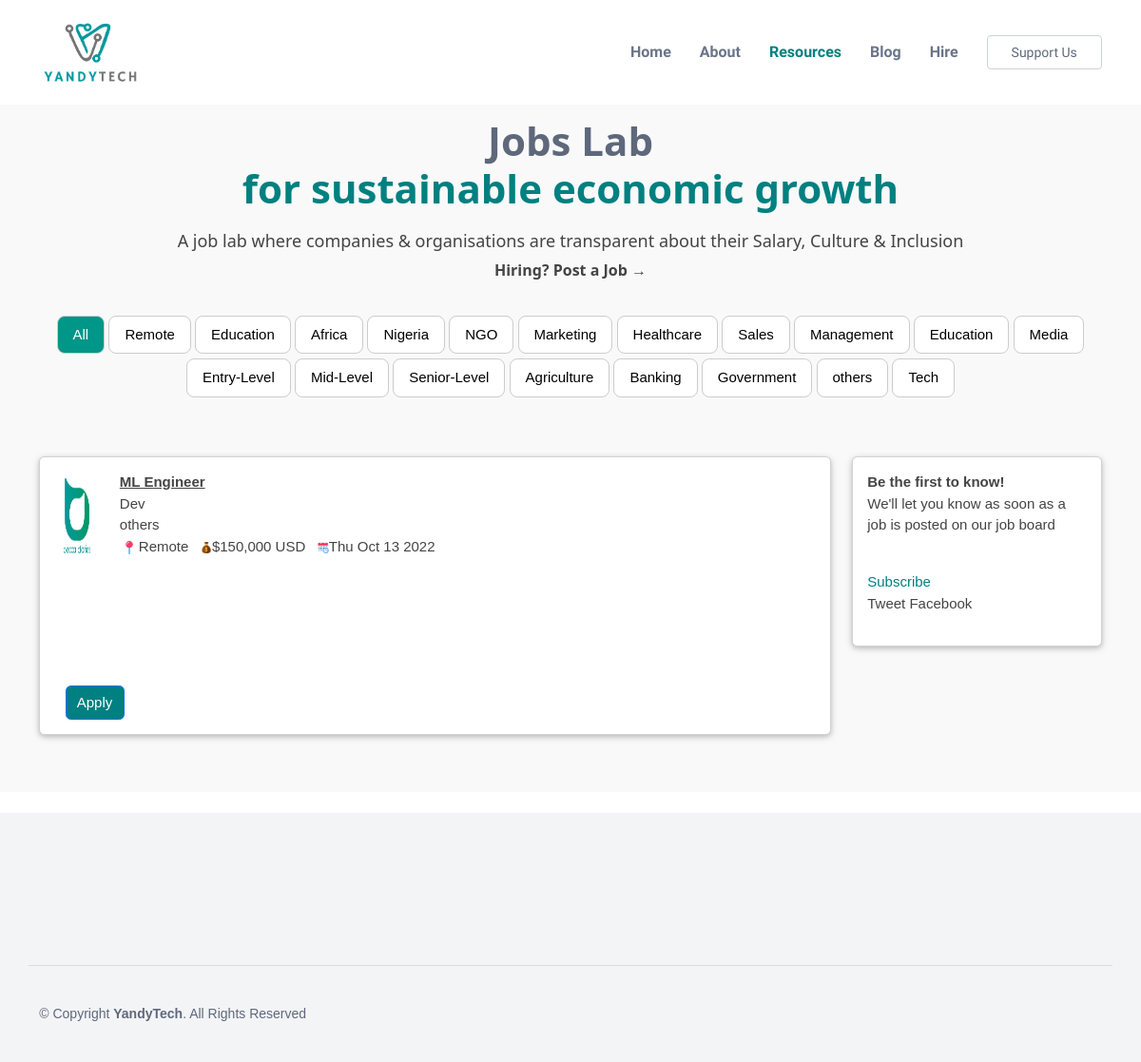
/job/1, run on the app's committed database.
### main/models.py (models this page shows, shortened)
class Category(models.Model):
    name=models.CharField(max_length=255, null=True, blank=True)
    def __str__(self):
        return self.name

class Job(models.Model):
    image=models.ImageField(null=True, blank=True,default="chevening.png", upload_to="images/")
    position=models.CharField(max_length=100, null=True , blank=True)
    company=models.CharField(max_length=255, null=True , blank=True)
    location=models.CharField(max_length=100, null=True , blank=True)
    amount=models.CharField(max_length=255, null=True , blank=True)
    category=models.CharField(max_length=255, null=True , blank=True)
    number=models.CharField(max_length=255, null=True , blank=True)
    women=models.CharField(max_length=255, null=True , blank=True)
    deadline=models.CharField(max_length=255,null=True, blank=True)
    date=models.DateTimeField(auto_now_add=True)
    description=RichTextField(max_length=255, null=True , blank=True)
    link=models.CharField(max_length=255, null=False, blank=False)
    @property
    def image_url(self):
        if self.image and hasattr(self.image, 'url'):
            return self.image.url

### main/views.py (the view)
# urls.py: path('job/<int:pk>', JobDetailView.as_view() , name='jobdetail'),
class JobDetailView(DetailView):
    model=Job
    template_name='job_detail.html'
    def get_context_data(self, *args, **kwargs):
        cat_menu=Category.objects.all()
        context=super(JobDetailView, self).get_context_data(*args,**kwargs)
        context['cat_menu']= cat_menu
        return context

### templates/job_detail.html (shortened to what this page needs)
{% load static %}
<!DOCTYPE html>
<html lang="en">
<head>
  <link href="{% static 'assets/vendor/bootstrap/css/bootstrap.min.css' %}" rel="stylesheet">
  <link href="{% static 'assets/vendor/bootstrap-icons/bootstrap-icons.css' %}" rel="stylesheet">
  <link href="{% static 'assets/vendor/boxicons/css/boxicons.min.css' %}" rel="stylesheet">
  <link href="{% static 'assets/vendor/glightbox/css/glightbox.min.css' %}" rel="stylesheet">
  <link href="{% static 'assets/vendor/swiper/swiper-bundle.min.css' %}" rel="stylesheet">
  <link href="{% static 'assets/css/style.css' %}" rel="stylesheet">
  <link href="{% static 'assets/css/w3.css' %}" rel="stylesheet">
</head>
<body>
  <header id="header" class="fixed-top">
    <div class="container d-flex align-items-center justify-content-between">
      <a href="{% url 'home' %}"><img src="{% static 'assets/img/yt1.png' %}" height="70px" alt=""></a>
      <nav id="navbar" class="navbar">
        <ul>
          <li><a class="nav-link scrollto" href="{% url 'home' %}">Home</a></li>
          <li><a class="nav-link scrollto" href="{% url 'about' %}">About</a></li>
          <li><a class="nav-link scrollto active" href="#featured-services">Resources</a></li>
          <li><a class="nav-link scrollto" href="{% url 'blog' %}">Blog</a></li>
          <li><a class="nav-link scrollto" href="{% url 'hire' %}">Hire</a></li>
          <li><a class="getstarted scrollto" href="{% url 'support' %}">Support Us</a></li>
        </ul>
      </nav>
    </div>
  </header>
<main id="main">
  <section id="team" class="team section-bg">
    <div class="container">
      <div class="section-title">
        <br>
        <h2>Jobs Lab <br><span style="color: teal;">for sustainable economic growth</span></h2>
        <h5>A job lab where companies & organisations are transparent about their Salary, Culture & Inclusion</h5>
        <a href="mailto:info@yandytech.org"><h6><b>Hiring? Post a Job &#8594</b></h6></a>
   <br>
   <button class="w3-btn w3-teal w3-border w3-round-large w3-hover-teal" style="margin-top:5px;"><a href="{% url 'job'  %}">All</a></button>
   {% for job in cat_menu %}
   <button class="w3-btn w3-white w3-border w3-round-large w3-hover-teal" style="margin-top:5px;"><a href="{% url 'category' job %}">{{job.name}}</a></button>
      {% endfor %}
      </div>
<br>
<div class="row">
        <div class="col-lg-9 col-md-9 col-sm-12 d-flex align-items-stretch" style="margin-top: 10px;">
          <div class="card w3-card" style="width:100%;margin: auto;">
            <div class="card-body">
              <div class="row">
                <div class="col-lg-1 col-md-2 col-sm-2 d-flex align-items-stretch">
                  <img src="{{ job.image_url|default_if_none:'#' }}" width="100%" height="100px" />
                </div>
                <div class="col-lg-11 col-md-6 col-sm-10  ">
                  <span><a href="{% url 'jobdetail' job.pk %}" style="text-decoration: underline;"><b>  {{job.position}}</b></a></span><br>
                <span>{{job.company}}</span><br>
                <span><a href="{% url 'category' job.category %}">{{job.category}}</a></span><br>
                <span><img src="{% static 'assets/img/remote1.png' %}" width="20px">{{job.location}}</span> &nbsp <span><img src="{% static 'assets/img/money.png' %}" width="12px">{{job.amount}}</span> &nbsp <span><img src="{% static 'assets/img/time3.png' %}" width="12px">{{job.deadline}}</span>
              <br><br>
            </div>
        </div>
<br><br>
        <div class="container">
<br>
<br>
<a href="{{job.link}}"> <button type="submit" class="btn btn-primary" style = "background-color: teal"> Apply</button></a>
        </div>
        </div>
      </div>
    </div>
    <div class="col-lg-3 col-md-3 col-sm-12 d-flex" style="margin-top: 10px;">
      <div class="card w3-card" style="width:100%; height:200px;">
        <div class="card-body">
        <b>Be the first to know!</b>
        <br>
        <p>
          We'll let you know as soon as a job is posted on our job board
        </p>
        <br>
        <a href="https://www.getrevue.co/profile/yandytech" style="color: teal;">Subscribe</a>
        <br>
        <a href="https://twitter.com/share?ref_src=twsrc%5Etfw" class="twitter-share-button" data-size="large" data-show-count="false" target="_blank">Tweet</a>
<a
    href="https://www.facebook.com/sharer/sharer.php?u=https://yandytech.org/job/1"
    target="_blank"
    rel="noopener noreferrer"
>
   Facebook
</a>
  </div>
</section>
<br>
   </main>
   <footer id="footer">
     <div class="footer-top">
     </div>
     <div class="container footer-bottom clearfix">
       <div class="copyright">
         &copy; Copyright <strong><span>YandyTech</span></strong>. All Rights Reserved
       </div>
     </div>
   </footer>
</body>
</html>

### static/assets/css/style.css (style rules this page uses)
body { font-family: "Open Sans", sans-serif; color: #444444; }
a { color: #5f687b; text-decoration: none; }
h1, h2, h3, h4, h5, h6 { font-family: "Raleway", sans-serif; }
#header { background: #fff; transition: all 0.5s; z-index: 997; padding: 20px 0; }
.navbar { padding: 0; }
.navbar ul { margin: 0; padding: 0; display: flex; list-style: none; align-items: center; }
.navbar li { position: relative; }
.navbar a, .navbar a:focus { display: flex; align-items: center; justify-content: space-between; padding: 10px 0 10px 30px; font-family: "Raleway", sans-serif; font-size: 16px; font-weight: 700; color: #6a7489; white-space: nowrap; transition: 0.3s; }
.navbar a:hover, .navbar .active, .navbar .active:focus, .navbar li:hover>a { color: Teal; }
.navbar .getstarted, .navbar .getstarted:focus { padding: 10px 25px; margin-left: 30px; border-radius: 4px; line-height: 1; color: #5f687b; font-size: 14px; font-weight: 500; border: 1px solid #cdd1d9; }
section { padding: 60px 0; overflow: hidden; }
.section-bg { background-color: #f9f9fa; }
.section-title { text-align: center; padding: 30px 0; position: relative; }
.section-title h2 { font-size: 42px; font-weight: 700; margin-bottom: 20px; padding-bottom: 0; color: #5f687b; position: relative; z-index: 2; }
#footer { background-color: #f3f4f6; color: #5f687b; font-size: 14px; position: relative; }
#footer .footer-top { position: relative; z-index: 2; text-align: center; padding: 80px 0; }
#footer .footer-bottom { border-top: 1px solid #d9dce2; z-index: 2; position: relative; padding-top: 40px; padding-bottom: 40px; }
#footer .copyright { float: left; }

### static/assets/css/w3.css (style rules this page uses)
html { box-sizing:border-box }
*,*:before,*:after { box-sizing:inherit }
html { -ms-text-size-adjust:100%;-webkit-text-size-adjust:100% }
body { margin:0 }
article,aside,details,figcaption,figure,footer,header,main,menu,nav,section,summary { display:block }
a { background-color:transparent;-webkit-text-decoration-skip:objects }
img { border-style:none }
button,input,select,textarea { font:inherit;margin:0 }
button,input { overflow:visible }
button,select { text-transform:none }
button,html [type=button],[type=reset],[type=submit] { -webkit-appearance:button }
html,body { font-family:Verdana,sans-serif;font-size:15px;line-height:1.5 }
html { overflow-x:hidden }
h2 { font-size:30px }
h5 { font-size:18px }
h6 { font-size:16px }
h1,h2,h3,h4,h5,h6 { font-family:"Segoe UI",Arial,sans-serif;font-weight:400;margin:10px 0 }
img { vertical-align:middle }
a { color:inherit }
.w3-btn,.w3-button { border:none;display:inline-block;padding:8px 16px;vertical-align:middle;overflow:hidden;text-decoration:none;color:inherit;background-color:inherit;text-align:center;cursor:pointer;white-space:nowrap }
.w3-btn,.w3-button { -webkit-touch-callout:none;-webkit-user-select:none;-khtml-user-select:none;-moz-user-select:none;-ms-user-select:none;user-select:none }
.w3-main,#main { transition:margin-left .4s }
.w3-round-large { border-radius:8px }
.w3-card,.w3-card-2 { box-shadow:0 2px 5px 0 rgba(0,0,0,0.16),0 2px 10px 0 rgba(0,0,0,0.12) }
.w3-border { border:1px solid #ccc!important }
.w3-teal,.w3-hover-teal:hover { color:#fff!important;background-color:#009688!important }
.w3-white,.w3-hover-white:hover { color:#000!important;background-color:#fff!important }

### data on the page
Category: name "Remote"
Category: name "Education"
Category: name "Africa"
Category: name "Nigeria"
Category: name "NGO"
Category: name "Marketing"
Category: name "Healthcare"
Category: name "Sales"
Category: name "Management"
Category: name "Education"
Category: name "Media"
Category: name "Entry-Level"
Category: name "Mid-Level"
Category: name "Senior-Level"
Category: name "Agriculture"
Category: name "Banking"
Category: name "Government"
Category: name "others"
Category: name "Tech"
Job: image_url (picture), position "ML Engineer", company "Dev", category "others", location "Remote", amount "$150,000 USD", deadline "Thu Oct 13 2022"
